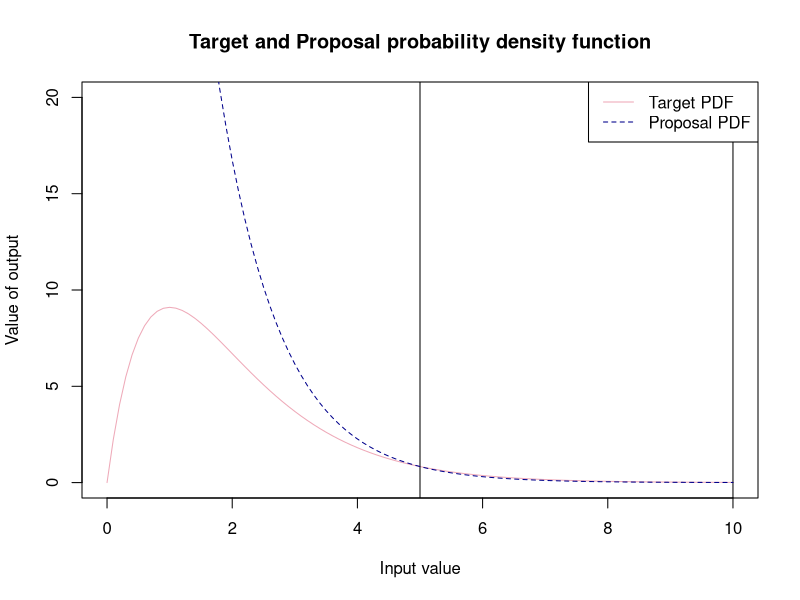
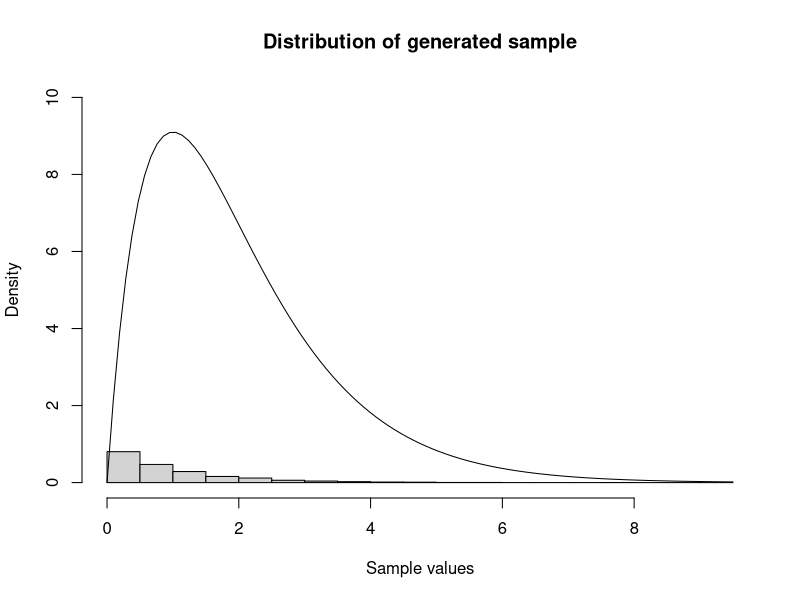
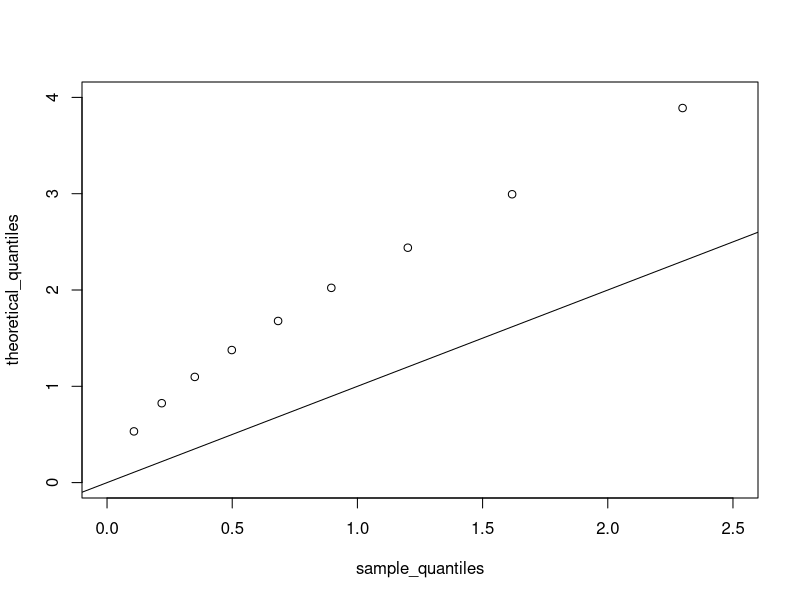
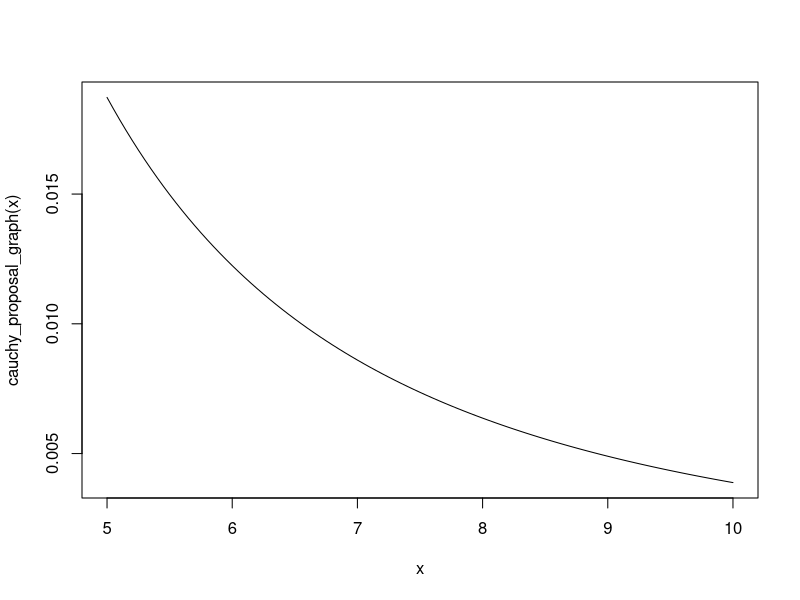
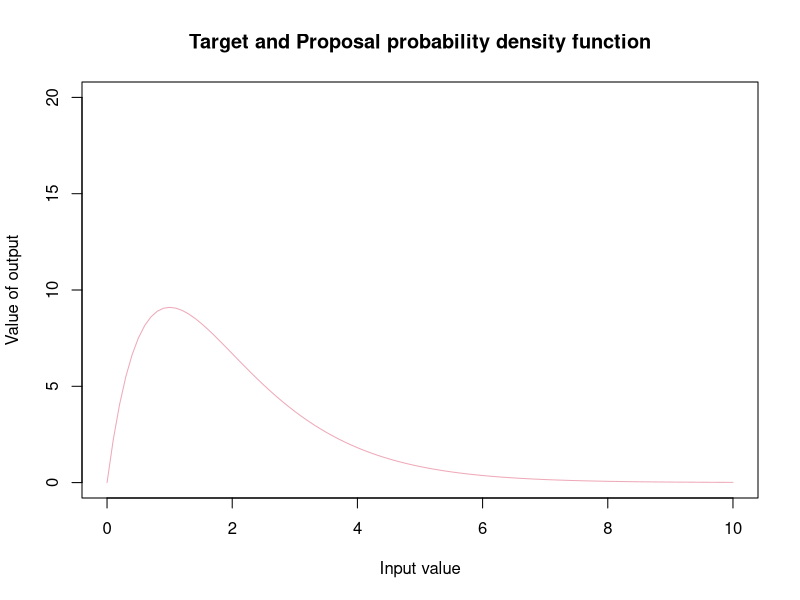

R code for these plots, in order: (Note: this script raises an error after producing the figures.)
#-----------------------------------#
#-REJECTION SAMPLING - Gamma(2,1) --#----
#-----------------------------------#
#Defining our target pdf(density function to sample from) --------------------------
target_pdf<-function(x){
  (x*exp(-x))/(6*exp(-5))
}

#--------------------------------#
#--EXPONENTIAL PROPOSAL----------#----
#-------------------------------#
#Defining proposal pdf number generator(density that we easily sample from to use to accept or reject)--
proposal_pdf<- function(x){
   rexp(1, rate =1)
}
proposal_pdf_graph<- function(x){
  exp(-x)
}

# Graphing our target  and proposal probability density functions 
M <- ((5*exp(-5))/(6*exp(-5)))/(exp(-5))

curve(target_pdf(x), from = 0, to = 10, 
      xlab = "Input value",
      ylab = "Value of output",
      main = "Target and Proposal probability density function", col = "pink2", ylim = c(0,20))
abline(v = 5)
abline(v = 10)

curve( M * proposal_pdf_graph(x), from = , to = 10,
      xlab = "Input value",
      ylab = "Output value",
      main = "Proposal probability density funtion", add= T ,col = "blue4", lty = 2)
legend("topright", legend = c("Target PDF", "Proposal PDF"), 
       col = c("pink2", "blue4"), lty = c(1, 2))
#Rejection Sampling function -----------------------------------------------------
rgamma_2_1<-function(){
  
  set.seed(123)
  n<-5000
  sample_y<-numeric(n)
  number <- 0
  count<-0
  total_sample <-numeric(0)
  
  while(count<n) {
   
    #generated sample from proposal 
    y<-proposal_pdf(1)
    #uniform comparison
    u<- runif(1,0,1)
    #number of total generated samples
    number <- number + 1
    total_sample[number] <- y
    acceptance_rate <- round((length(sample_y)/ length(total_sample))*100 , digits = 3)
    
    #accept or reject criteria
    
    if( u < target_pdf(y)/ (M * proposal_pdf(y)))
    count<- count +1
    sample_y[count]<-y
    
  }
  number_of_samples <- length(total_sample)
  text <- "Acceptance rate:"
  percent <- "%"
  output<-paste(text,acceptance_rate,percent) #combining types to have preferred output 
  list( acceptance_rate = output, samples = sample_y, no_of_samples = number_of_samples ) #list of output from this function
}


list<- rgamma_2_1()   #creating a list of the acceptance rate and valid samples 
samples_gamma <- list$samples #creating a vector of the samples 
ac_rate <- list$acceptance_rate #acceptance rate 
no_samples <-list$no_of_samples  #number of total samples 
# Graphical display of distribution of sample and pdf ------------- -----------
# Using Histogram -------------------------------------------------------------
hist(samples_gamma, freq = FALSE,
     main = "Distribution of generated sample",
     xlab = "Sample values", ylim = c(0,10))
curve(target_pdf(x), add = TRUE)

# QQplot ----------------------------------------------------------------------
# We will now use a QQplot 
# Quantiles of the sample data 
sample_quantiles <- quantile(samples_gamma, probs = seq(0.1,1,0.1))
theoretical_quantiles <- qgamma(p = seq(0.1,1,0.1), shape =2 , rate =1)

plot(sample_quantiles, theoretical_quantiles, xlim = c(0,2.5), ylim = c(0,4))
abline(a= 0, b = 1)

#--------------------------------#
#--CAUCHY PROPOSAL--------------#----
#-------------------------------#

cauchy_proposal_graph<- function(x){
  (1/pi)*(1/(1+(x-1)^2))
}

curve(cauchy_proposal_graph(x), from = 5, to =10)

#Scaling factor with Cauchy proposal ------------------------------------------
M_cauchy <- 

curve(target_pdf(x), from = 0, to = 10, 
      xlab = "Input value",
      ylab = "Value of output",
      main = "Target and Proposal probability density function", col = "pink2", ylim = c(0,20))

curve(   M_cauchy* cauchy_proposal_graph(x), from = 0, to = 10,
       xlab = "Input value",
       ylab = "Output value",
       main = "Proposal probability density funtion", add= T ,col = "blue4", lty = 2)
legend("topright", legend = c("Target PDF", "Proposal PDF"), 
       col = c("pink2", "blue4"), lty = c(1, 2))

# Rejection sampling function ----------------------------------------------

rgamma_2_1_cauchy <- function(n){
  rgamma_samples <- numeric(n) # list to store accepted samples 
  total_samples <- numeric(0)  # store total sample size 
  count <- 1                  #iterate our  while loop
  pos <- 1
  # while loop that runs until we have 5000 accepted samples 
  while (count < n) {
    # random value from a uniform distribution for comparison
    u <- runif(1, 0, 1)
    # value from cauchy distribution 
    x <- rcauchy( 1, 1, 1)
    # iterating along the list 
    pos  <- pos + 1
    total_samples[pos] <- x
    # now we can use the comparison operator to accept samples if the condition is met
    if ( u <= target_pdf(x)/(60 * cauchy_proposal_graph(x))){
      count <- count + 1
      rgamma_samples[count] <- x
    }
    
  }
  return(rgamma_samples)
}

gamma_samples_cauchy <- rgamma_2_1_cauchy(n = 5000)

hist(gamma_samples_cauchy, freq = F)
curve(target_pdf(x), add = TRUE)

sample_quantiles_cauchy <- quantile(gamma_samples_cauchy, probs = seq(0.1,1,0.01))
theoretical_quantiles_cauchy <- qcauchy(p = seq(0.1,1,0.01),1,1)

plot(sample_quantiles_cauchy, theoretical_quantiles_cauchy)
abline(a= 0, b = 1)
